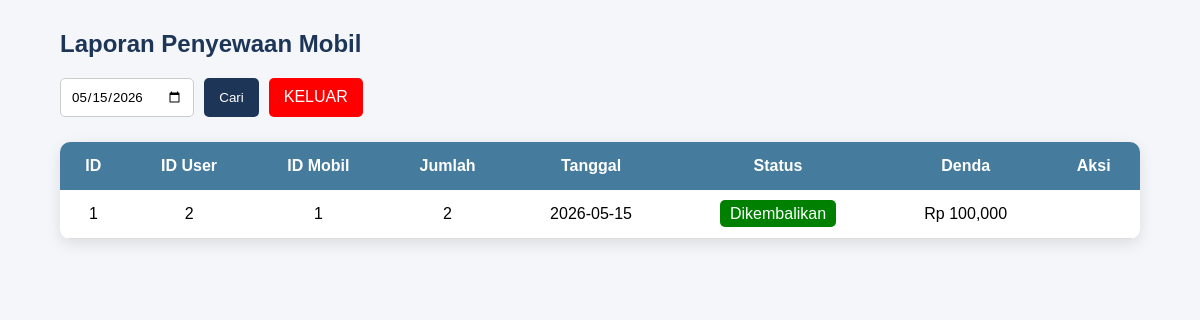
The page /admin/laporan.php?tanggal=2026-05-15 on the database its author committed.
### tables this page shows
CREATE TABLE `penyewaan` (
  `id_sewa` int(11) NOT NULL,
  `id_user` int(11) DEFAULT NULL,
  `id_mobil` int(11) DEFAULT NULL,
  `jumlah_sewa` int(11) DEFAULT NULL,
  `tanggal_sewa` date DEFAULT NULL,
  `status` varchar(20) DEFAULT 'Dipinjam',
  `tanggal_kembali` date DEFAULT NULL,
  `denda` int(11) DEFAULT 0
);

### admin/laporan.php (the view, shortened to what this page needs)
<?php
include '../koneksi.php';
$tanggal = "";
if(isset($_GET['tanggal'])){
    $tanggal = $_GET['tanggal'];
    $data = mysqli_query($koneksi,
    "SELECT * FROM penyewaan
    WHERE tanggal_sewa='$tanggal'");
}else{
    $data = mysqli_query($koneksi,
    "SELECT * FROM penyewaan");
}
?>
<!DOCTYPE html>
<html lang="id">
<head>
</head>
<body>
    <div class="container">
        <h2 class="title">
            Laporan Penyewaan Mobil
        </h2>
        <form method="GET" class="form-cari">
            <input type="date"
            name="tanggal"
            value="<?php echo $tanggal; ?>">
            <button type="submit">
                Cari
            </button>
               <a href="../admin/admin.php" class="logout-btn">
        KELUAR
    </a>
        </form>
        <table>
            <tr>
                <th>ID</th>
                <th>ID User</th>
                <th>ID Mobil</th>
                <th>Jumlah</th>
                <th>Tanggal</th>
                <th>Status</th>
                <th>Denda</th>
                <th>Aksi</th>
            </tr>
            <?php
            while($d = mysqli_fetch_array($data)){
            ?>
            <tr>
                <td>
                    <?php echo $d['id_sewa']; ?>
                </td>
                <td>
                    <?php echo $d['id_user']; ?>
                </td>
                <td>
                    <?php echo $d['id_mobil']; ?>
                </td>
                <td>
                    <?php echo $d['jumlah_sewa']; ?>
                </td>
                <td>
                    <?php echo $d['tanggal_sewa']; ?>
                </td>
                <td>
                    <?php
                    if($d['status']=="Dipinjam"){
                    ?>
                        <span class="dipinjam">
                            Dipinjam
                        </span>
                    <?php
                    }else{
                    ?>
                        <span class="kembali">
                            Dikembalikan
                        </span>
                    <?php
                    }
                    ?>
                </td>
                <td>
                    Rp <?php echo number_format($d['denda']); ?>
                </td>
                <td>
                </td>
            </tr>
            <?php
            }
            ?>
        </table>
    </div>
</body>
</html>

### admin/laporan.php (style rules this page uses)
* { margin:0; padding:0; box-sizing:border-box; font-family:Arial, Helvetica, sans-serif; }
body { background:#f4f6f9; }
.logout-btn { background:red; color:white; padding:10px 15px; text-decoration:none; border-radius:5px; transition:0.3s; }
.container { width:90%; margin:30px auto; }
.title { color:#1d3557; margin-bottom:20px; }
.form-cari { margin-bottom:25px; display:flex; gap:10px; }
.form-cari input { padding:10px; border:1px solid #ccc; border-radius:5px; }
.form-cari button { background:#1d3557; color:white; border:none; padding:10px 15px; border-radius:5px; cursor:pointer; }
table { width:100%; border-collapse:collapse; background:white; border-radius:10px; overflow:hidden; box-shadow:0 5px 15px rgba(0,0,0,0.1); }
table th { background:#457b9d; color:white; padding:15px; }
table td { padding:15px; border-bottom:1px solid #ddd; text-align:center; }
.kembali { background:green; color:white; padding:5px 10px; border-radius:5px; }

### rows shown on the page
penyewaan: id_sewa "1", id_user "2", id_mobil "1", jumlah_sewa "2", tanggal_sewa "2026-05-15", status "Dikembalikan", denda "100,000"
